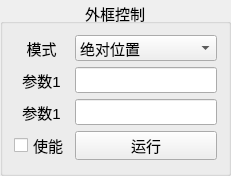
           <widget class="QGroupBox" name="groupBox_6">
            <property name="font">
             <font>
              <pointsize>11</pointsize>
             </font>
            </property>
            <property name="title">
             <string>外框控制</string>
            </property>
            <property name="alignment">
             <set>Qt::AlignCenter</set>
            </property>
            <layout class="QFormLayout" name="formLayout_4">
             <item row="0" column="0" colspan="2">
              <layout class="QGridLayout" name="gridLayout_7">
               <item row="1" column="1">
                <widget class="QLineEdit" name="outRPar1">
                 <property name="text">
                  <string/>
                 </property>
                </widget>
               </item>
               <item row="0" column="1">
                <widget class="QComboBox" name="outRMode">
                 <item>
                  <property name="text">
                   <string>绝对位置</string>
                  </property>
                 </item>
                 <item>
                  <property name="text">
                   <string>相对位置</string>
                  </property>
                 </item>
                 <item>
                  <property name="text">
                   <string>速率</string>
                  </property>
                 </item>
                 <item>
                  <property name="text">
                   <string>摇摆</string>
                  </property>
                 </item>
                </widget>
               </item>
               <item row="0" column="0">
                <widget class="QLabel" name="labelWriteName_2">
                 <property name="font">
                  <font>
                   <pointsize>11</pointsize>
                  </font>
                 </property>
                 <property name="text">
                  <string>模式</string>
                 </property>
                 <property name="alignment">
                  <set>Qt::AlignCenter</set>
                 </property>
                </widget>
               </item>
               <item row="1" column="0">
                <widget class="QLabel" name="labelWriteBaud_2">
                 <property name="font">
                  <font>
                   <pointsize>11</pointsize>
                  </font>
                 </property>
                 <property name="text">
                  <string>参数1</string>
                 </property>
                 <property name="alignment">
                  <set>Qt::AlignCenter</set>
                 </property>
                </widget>
               </item>
               <item row="2" column="0">
                <widget class="QLabel" name="labelWriteBaud_3">
                 <property name="font">
                  <font>
                   <pointsize>11</pointsize>
                  </font>
                 </property>
                 <property name="text">
                  <string>参数1</string>
                 </property>
                 <property name="alignment">
                  <set>Qt::AlignCenter</set>
                 </property>
                </widget>
               </item>
               <item row="2" column="1">
                <widget class="QLineEdit" name="outRPar2"/>
               </item>
               <item row="3" column="1">
                <widget class="QPushButton" name="outRSend">
                 <property name="font">
                  <font>
                   <pointsize>11</pointsize>
                  </font>
                 </property>
                 <property name="text">
                  <string>运行</string>
                 </property>
                </widget>
               </item>
               <item row="3" column="0">
                <widget class="QCheckBox" name="outcheckBox">
                 <property name="text">
                  <string>使能</string>
                 </property>
                </widget>
               </item>
              </layout>
             </item>
            </layout>
           </widget>
